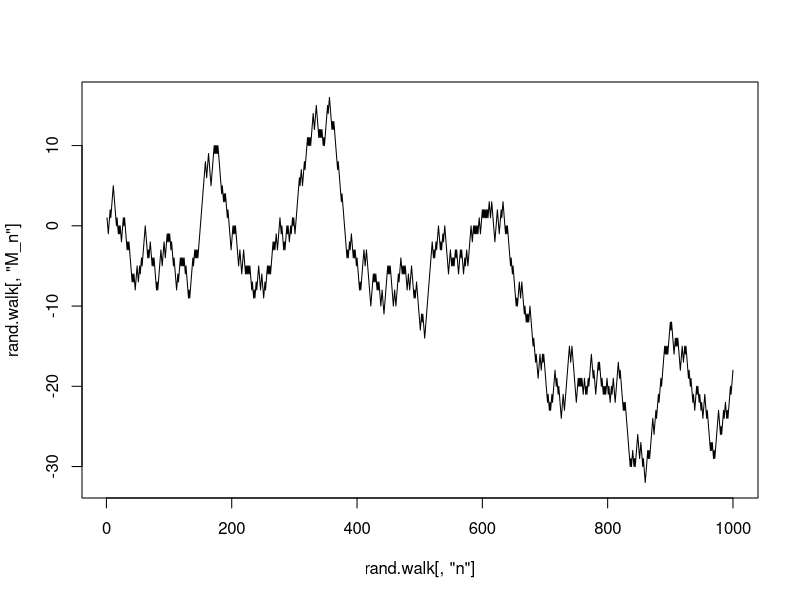
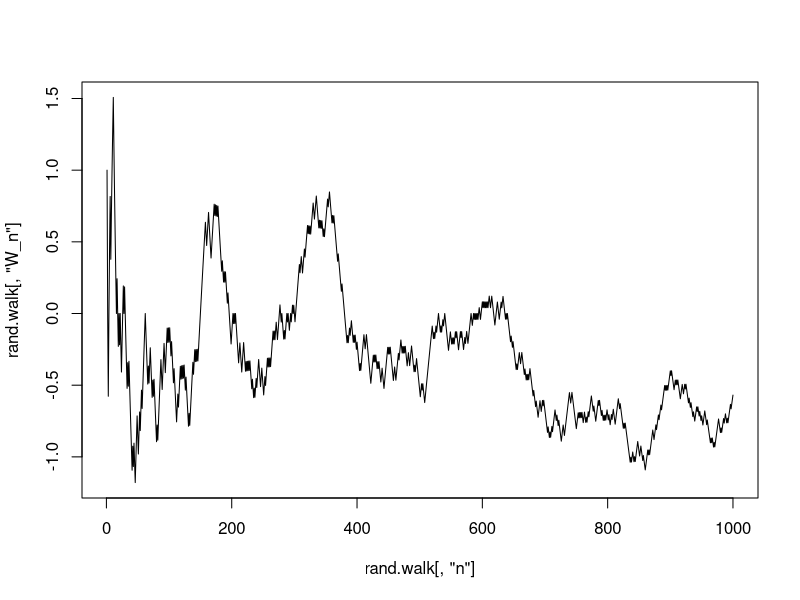
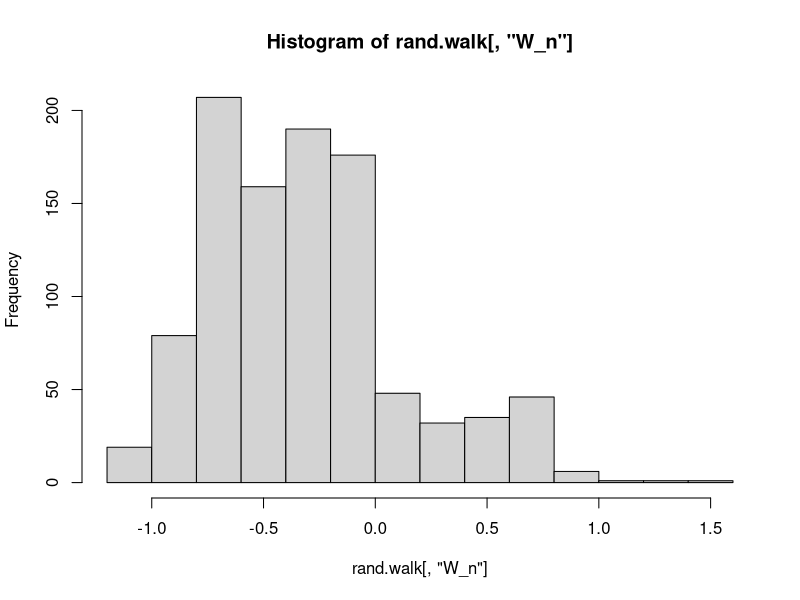

Here is the R script that generated these plots, in order:
n <- 1000
p <- 0.5

rand.walk <- matrix(nrow=n, ncol=4, dimnames=list(c(),c("n", "X_i", "M_n", "W_n")))
rand.walk[,"n"] <- 1:n
rand.walk[,"X_i"] <- sample(c(1, -1), n, replace=TRUE, prob=c(p,1-p))
rand.walk[1,"M_n"] <- rand.walk[1,"X_i"]
for (i in 2:n) {
	rand.walk[i,"M_n"] <- rand.walk[i-1,"M_n"] + rand.walk[i,"X_i"]
	}
rand.walk[,"W_n"] <- rand.walk[,"M_n"] / sqrt(rand.walk[,"n"])

windows(title="Random Walk")
plot(rand.walk[,"n"], rand.walk[,"M_n"], type="l")

windows(title="Weiner Process")
plot(rand.walk[,"n"], rand.walk[,"W_n"], type="l")
hist(rand.walk[,"W_n"])